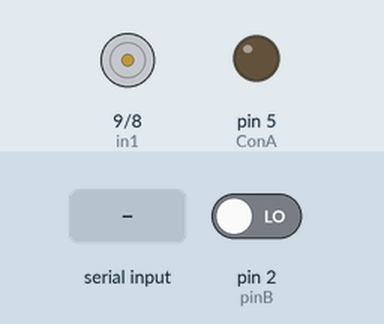
The sketch below on a simulated Arduino Uno, built with avr-gcc and run on an emulated ATmega328P. On the bench: motor-driver pin pairs drawn as motors (green arrow = first pin HIGH = forward, orange = second pin HIGH = backward, longer = more drive), output pins drawn as LEDs (lit = HIGH). The test bench sets the inputs (shaded band); at power-on: pin 2 (pinB) LOW. What the sketch prints to the serial monitor is not drawn.

Above: at 1.2 s.
1.3 s: byte 1 (1) received over Serial
At 1.9 s:
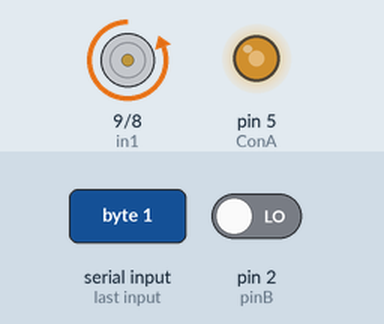
2.8 s: "1" received over Serial
4.3 s: byte 1 (1) received over Serial
At 5.3 s:
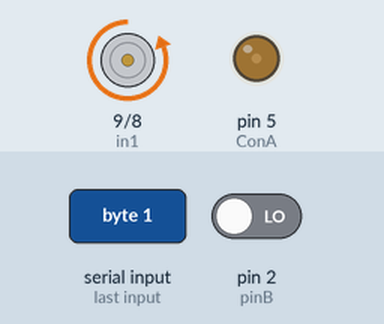
5.8 s: byte 0 (0) received over Serial
Timing chart, 0 to 8.3 s (numbered marks = the images above; inputs shaded):
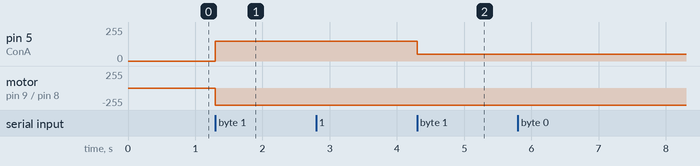

The sketch:

_1_programme_codeur_incremental.ino
```cpp
#include <Wire.h>

int pinA = 4;
int pinB = 2;
volatile int pos = 0;

int in1 = 9; //Declaring the pins where in1 in2 from the driver are wired
int in2 = 8; //here they are wired with D9 and D8 from Arduino
int ConA = 5; //And we add the pin to control the speed after we remove its jumper
//Make sure it's connected to a pin that can deliver a PWM signal

int dist;
int motorSpeed = 150;

void setup() {
  Serial.begin(2000000);
  Wire.begin(8);
  Wire.onReceive(received);

  pinMode(in1, OUTPUT); //Declaring the pin modes
  pinMode(in2, OUTPUT);
  pinMode(ConA, OUTPUT);

  pinMode(pinB, INPUT);
  pinMode(pinA, INPUT);
  attachInterrupt(digitalPinToInterrupt(pinB), front, CHANGE);
}

void received() {
  uint8_t start = Wire.read();
  uint8_t ends = Wire.read();
  dist = ((start << 8) + ends);
}

void loop() {
  if (Serial.available() > 0) {
    int incomingByte = Serial.read();
    switch (incomingByte)
    {
      case 0:
        Serial.println(String(dist) + ":" + String(pos / 180.0 * PI));
        break;
      case 1:
        TurnOnA();
        break;
      case 2:
        TurnOffA();
        break;
      default:
        motorSpeed = incomingByte;
        break;
    }
    Serial.write(motorSpeed);
  }
}

void TurnOnA() {
  digitalWrite(in1, LOW);
  digitalWrite(in2, HIGH);
  analogWrite(ConA, motorSpeed);
}

void TurnOffA() {
  digitalWrite(in1, LOW);
  digitalWrite(in2, LOW);
  analogWrite(ConA, 0);
}

void front() {
  if (digitalRead(pinA) == digitalRead(pinB)) {
    ++pos;
  }
  else {
    --pos;
  }
  pos = pos % 360;
}
```

Measured:
- after the input at 1.3 s, pin 5 (ConA): 0/255 → 150/255 at once; motor on pin 9 (in1) / pin 8 (in2): stopped → backward 255/255 at once
- after the input at 2.8 s, every drawn part: stays the same
- after the input at 4.3 s, pin 5 (ConA): 150/255 → 49/255 at once
- after the input at 5.8 s, every drawn part: stays the same
